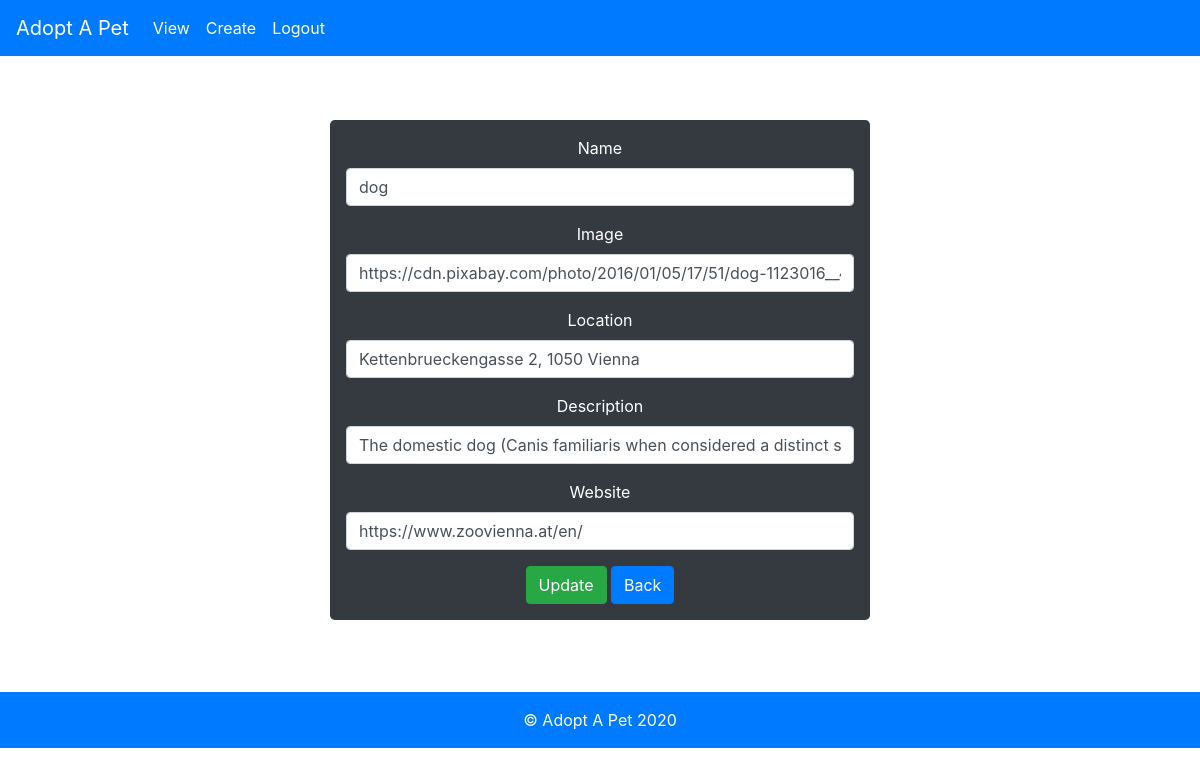
/admin_session/update.php?table=small&id=2 (signed in), run on an earlier commit of the app's database.
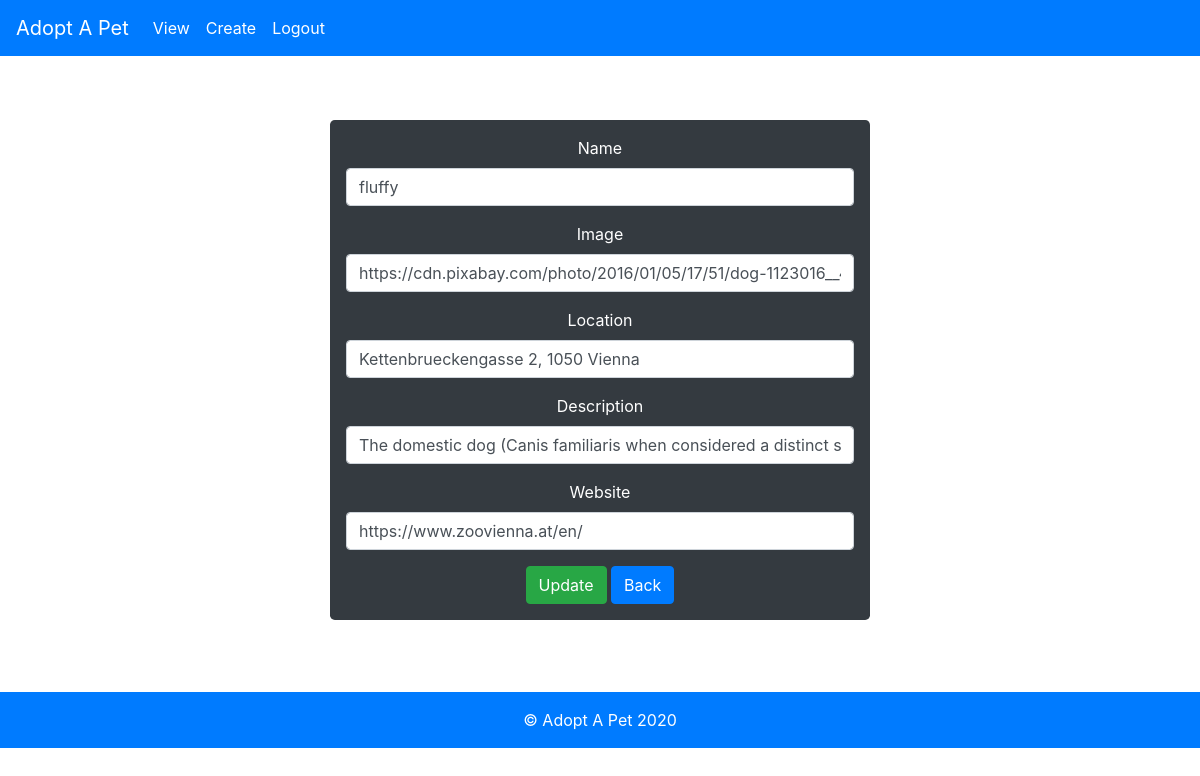
And on a later commit of the database.
### tables this page shows
CREATE TABLE `small` (
  `id` int(11) NOT NULL,
  `location` varchar(100) NOT NULL,
  `image` varchar(255) NOT NULL,
  `name` varchar(50) NOT NULL,
  `description` varchar(255) NOT NULL,
  `website` varchar(255) NOT NULL
);

### admin_session/update.php (the view, shortened to what this page needs)
<?php
	require_once '../db_connect.php';
	if ($_GET['table'] && $_GET['id']) {
		$table = $_GET['table'];
		$id = $_GET['id'];
	}
	if($table == "small"){
		$sql = "SELECT * FROM small WHERE `id` = {$id}" ;
		$result = $connect->query($sql);
		$row = $result->fetch_assoc();
		$currentName = $row['name'];
		$currentImage = $row['image'];
		$currentLocation = $row['location'];
		$currentDescription = $row['description'];
		$currentWebsite = $row['website'];
	}
?>
<!DOCTYPE html>
<html>
<head>
	<link rel="stylesheet" type="text/css" href="https://stackpath.bootstrapcdn.com/bootstrap/4.4.1/css/bootstrap.min.css">
	<link rel="stylesheet" type="text/css" href="../css/style.css">
</head>
<body>
	<nav class="navbar navbar-expand-lg navbar-primary bg-primary">
		<a class="navbar-brand text-white" href="admin_panel.php">Adopt A Pet</a>
		<div class="collapse navbar-collapse" id="navbarNavAltMarkup">
			<div class="navbar-nav">
				<a class="nav-item nav-link text-white" href="admin_panel.php">View</a>
				<a class="nav-item nav-link text-white" href="#">Create</a>
				<a class="nav-item nav-link text-white" href="../logout.php?logout">Logout</a>
			</div>
		</div>
	</nav>
	<header>
		<br>
		<br>
	</header>
	<main>
		<div class="container">
			<div class="row">
				<div class="col-sm-0 col-md-3 col-lg-3"></div>
				<div class="col-sm-12 col-md-6 col-lg-6">
					<div class="p-3 bg-dark text-white text-center rounded-lg">
						<form action="update.php?table=<?php echo $table; ?>&id=<?php echo $id; ?>" method="post">
							<div class="form-group">
								<label for="newName">Name</label>
								<input type="text" name="name" value="<?php echo $currentName; ?>" class="form-control" id="newName">
							</div>
							<div class="form-group">
								<label for="newImage">Image</label>
								<input type="text" name="image" value="<?php echo $currentImage; ?>" class="form-control" id="newImage">
							</div>
							<div class="form-group">
								<label for="newLocation">Location</label>
								<input type="text" name="location" value="<?php echo $currentLocation; ?>" class="form-control" id="newLocation">
							</div>
							<div class="form-group">
								<label for="newDescription">Description</label>
								<input type="text" name="description" value="<?php echo $currentDescription; ?>" class="form-control" id="newDescription">
							</div>
							<div class="form-group" id="websiteDiv">
								<label for="newWebsite">Website</label>
								<input type="text" name="website" value="<?php echo $currentWebsite; ?>" class="form-control" id="newWebsite">
							</div>
							<button type="submit" class="btn btn-success">Update</button>
							<a href="admin_panel.php" class="btn btn-primary">Back</a>
						</form>
					</div>
				</div>
				<div class="col-sm-0 col-md-3 col-lg-3"></div>
			</div>
		</div>
		<br><br><br>
	</main>
	<footer>
		<div class="text-center bg-primary text-white p-3">
			&copy; Adopt A Pet 2020
		</div>
	</footer>
</body>
</html>

What changed in the data, as far as the page shows it:
changed small "Kettenbrueckengasse 2, 1050 Vienna": name "dog" → "fluffy"
